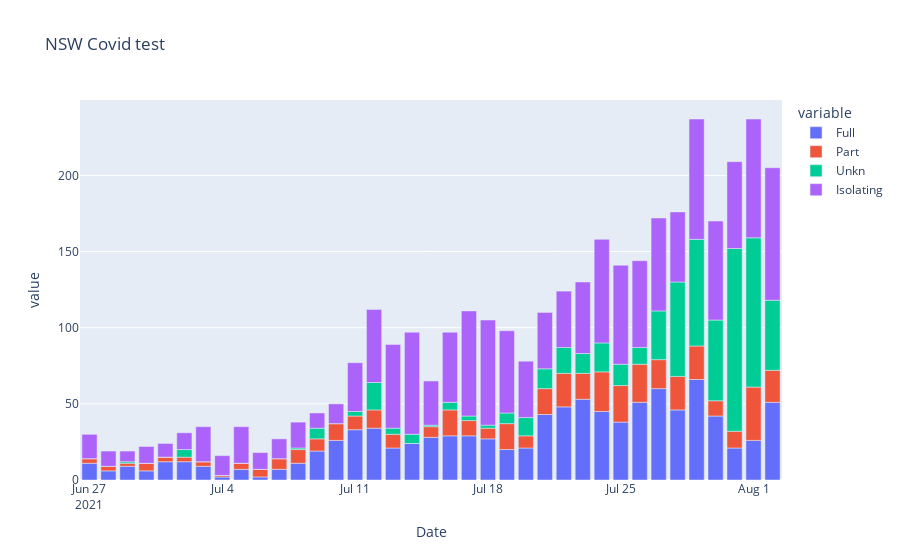

The cell this chart's notebook holds for it:
### Markdown cell above
Now to make a plotly version...

### Code cell
fig = px.bar(df, x="Date", y=["Full", "Part", "Unkn", "Isolating"],
            title="NSW Covid test")

fig

### Figure 1 — Plotly figure (JSON) as saved in the notebook; plotly's stock layout.template omitted (floating-point values rounded to 4 significant figures)
{"data": [{"alignmentgroup": "True", "hovertemplate": "variable=Full<br>Date=%{x}<br>value=%{y}<extra></extra>", "legendgroup": "Full", "marker": {"color": "#636efa", "pattern": {"shape": ""}}, "name": "Full", "offsetgroup": "Full", "orientation": "v", "showlegend": true, "textposition": "auto", "type": "bar", "x": ["2021-06-27T00:00:00", "2021-06-28T00:00:00", "2021-06-29T00:00:00", "2021-06-30T00:00:00", "2021-07-01T00:00:00", "2021-07-02T00:00:00", "2021-07-03T00:00:00", "2021-07-04T00:00:00", "2021-07-05T00:00:00", "2021-07-06T00:00:00", "2021-07-07T00:00:00", "2021-07-08T00:00:00", "2021-07-09T00:00:00", "2021-07-10T00:00:00", "2021-07-11T00:00:00", "2021-07-12T00:00:00", "2021-07-13T00:00:00", "2021-07-14T00:00:00", "2021-07-15T00:00:00", "2021-07-16T00:00:00", "2021-07-17T00:00:00", "2021-07-18T00:00:00", "2021-07-19T00:00:00", "2021-07-20T00:00:00", "2021-07-21T00:00:00", "2021-07-22T00:00:00", "2021-07-23T00:00:00", "2021-07-24T00:00:00", "2021-07-25T00:00:00", "2021-07-26T00:00:00", "2021-07-27T00:00:00", "2021-07-28T00:00:00", "2021-07-29T00:00:00", "2021-07-30T00:00:00", "2021-07-31T00:00:00", "2021-08-01T00:00:00", "2021-08-02T00:00:00"], "xaxis": "x", "y": [11, 6, 9, 6, 12, 12, 9, 2, 7, 2, 7, 11, 19, 26, 33, 34, 21, 24, 28, 29, 29, 27, 20, 21, 43, 48, 53, 45, 38, 51, 60, 46, 66, 42, 21, 26, 51], "yaxis": "y"}, {"alignmentgroup": "True", "hovertemplate": "variable=Part<br>Date=%{x}<br>value=%{y}<extra></extra>", "legendgroup": "Part", "marker": {"color": "#EF553B", "pattern": {"shape": ""}}, "name": "Part", "offsetgroup": "Part", "orientation": "v", "showlegend": true, "textposition": "auto", "type": "bar", "x": ["2021-06-27T00:00:00", "2021-06-28T00:00:00", "2021-06-29T00:00:00", "2021-06-30T00:00:00", "2021-07-01T00:00:00", "2021-07-02T00:00:00", "2021-07-03T00:00:00", "2021-07-04T00:00:00", "2021-07-05T00:00:00", "2021-07-06T00:00:00", "2021-07-07T00:00:00", "2021-07-08T00:00:00", "2021-07-09T00:00:00", "2021-07-10T00:00:00", "2021-07-11T00:00:00", "2021-07-12T00:00:00", "2021-07-13T00:00:00", "2021-07-14T00:00:00", "2021-07-15T00:00:00", "2021-07-16T00:00:00", "2021-07-17T00:00:00", "2021-07-18T00:00:00", "2021-07-19T00:00:00", "2021-07-20T00:00:00", "2021-07-21T00:00:00", "2021-07-22T00:00:00", "2021-07-23T00:00:00", "2021-07-24T00:00:00", "2021-07-25T00:00:00", "2021-07-26T00:00:00", "2021-07-27T00:00:00", "2021-07-28T00:00:00", "2021-07-29T00:00:00", "2021-07-30T00:00:00", "2021-07-31T00:00:00", "2021-08-01T00:00:00", "2021-08-02T00:00:00"], "xaxis": "x", "y": [3, 3, 2, 5, 3, 3, 3, 1, 4, 5, 7, 9, 8, 11, 9, 12, 9, 0, 7, 17, 10, 7, 17, 8, 17, 22, 17, 26, 24, 25, 19, 22, 22, 10, 11, 35, 21], "yaxis": "y"}, {"alignmentgroup": "True", "hovertemplate": "variable=Unkn<br>Date=%{x}<br>value=%{y}<extra></extra>", "legendgroup": "Unkn", "marker": {"color": "#00cc96", "pattern": {"shape": ""}}, "name": "Unkn", "offsetgroup": "Unkn", "orientation": "v", "showlegend": true, "textposition": "auto", "type": "bar", "x": ["2021-06-27T00:00:00", "2021-06-28T00:00:00", "2021-06-29T00:00:00", "2021-06-30T00:00:00", "2021-07-01T00:00:00", "2021-07-02T00:00:00", "2021-07-03T00:00:00", "2021-07-04T00:00:00", "2021-07-05T00:00:00", "2021-07-06T00:00:00", "2021-07-07T00:00:00", "2021-07-08T00:00:00", "2021-07-09T00:00:00", "2021-07-10T00:00:00", "2021-07-11T00:00:00", "2021-07-12T00:00:00", "2021-07-13T00:00:00", "2021-07-14T00:00:00", "2021-07-15T00:00:00", "2021-07-16T00:00:00", "2021-07-17T00:00:00", "2021-07-18T00:00:00", "2021-07-19T00:00:00", "2021-07-20T00:00:00", "2021-07-21T00:00:00", "2021-07-22T00:00:00", "2021-07-23T00:00:00", "2021-07-24T00:00:00", "2021-07-25T00:00:00", "2021-07-26T00:00:00", "2021-07-27T00:00:00", "2021-07-28T00:00:00", "2021-07-29T00:00:00", "2021-07-30T00:00:00", "2021-07-31T00:00:00", "2021-08-01T00:00:00", "2021-08-02T00:00:00"], "xaxis": "x", "y": [0, 0, 1, 0, 0, 5, 0, 0, 0, 0, 0, 1, 7, 0, 3, 18, 4, 6, 1, 5, 3, 2, 7, 12, 13, 17, 13, 19, 14, 11, 32, 62, 70, 53, 120, 98, 46], "yaxis": "y"}, {"alignmentgroup": "True", "hovertemplate": "variable=Isolating<br>Date=%{x}<br>value=%{y}<extra></extra>", "legendgroup": "Isolating", "marker": {"color": "#ab63fa", "pattern": {"shape": ""}}, "name": "Isolating", "offsetgroup": "Isolating", "orientation": "v", "showlegend": true, "textposition": "auto", "type": "bar", "x": ["2021-06-27T00:00:00", "2021-06-28T00:00:00", "2021-06-29T00:00:00", "2021-06-30T00:00:00", "2021-07-01T00:00:00", "2021-07-02T00:00:00", "2021-07-03T00:00:00", "2021-07-04T00:00:00", "2021-07-05T00:00:00", "2021-07-06T00:00:00", "2021-07-07T00:00:00", "2021-07-08T00:00:00", "2021-07-09T00:00:00", "2021-07-10T00:00:00", "2021-07-11T00:00:00", "2021-07-12T00:00:00", "2021-07-13T00:00:00", "2021-07-14T00:00:00", "2021-07-15T00:00:00", "2021-07-16T00:00:00", "2021-07-17T00:00:00", "2021-07-18T00:00:00", "2021-07-19T00:00:00", "2021-07-20T00:00:00", "2021-07-21T00:00:00", "2021-07-22T00:00:00", "2021-07-23T00:00:00", "2021-07-24T00:00:00", "2021-07-25T00:00:00", "2021-07-26T00:00:00", "2021-07-27T00:00:00", "2021-07-28T00:00:00", "2021-07-29T00:00:00", "2021-07-30T00:00:00", "2021-07-31T00:00:00", "2021-08-01T00:00:00", "2021-08-02T00:00:00"], "xaxis": "x", "y": [16, 10, 7, 11, 9, 11, 23, 13, 24, 11, 13, 17, 10, 13, 32, 48, 55, 67, 29, 46, 69, 69, 54, 37, 37, 37, 47, 68, 65, 57, 61, 46, 79, 65, 57, 78, 87], "yaxis": "y"}], "layout": {"autosize": true, "barmode": "relative", "legend": {"title": {"text": "variable"}, "tracegroupgap": 0}, "title": {"text": "NSW Covid test"}, "xaxis": {"anchor": "y", "autorange": true, "domain": [0, 1], "range": ["2021-06-26 12:00", "2021-08-02 12:00"], "title": {"text": "Date"}, "type": "date"}, "yaxis": {"anchor": "x", "autorange": true, "domain": [0, 1], "range": [0, 249.5], "title": {"text": "value"}, "type": "linear"}}}
